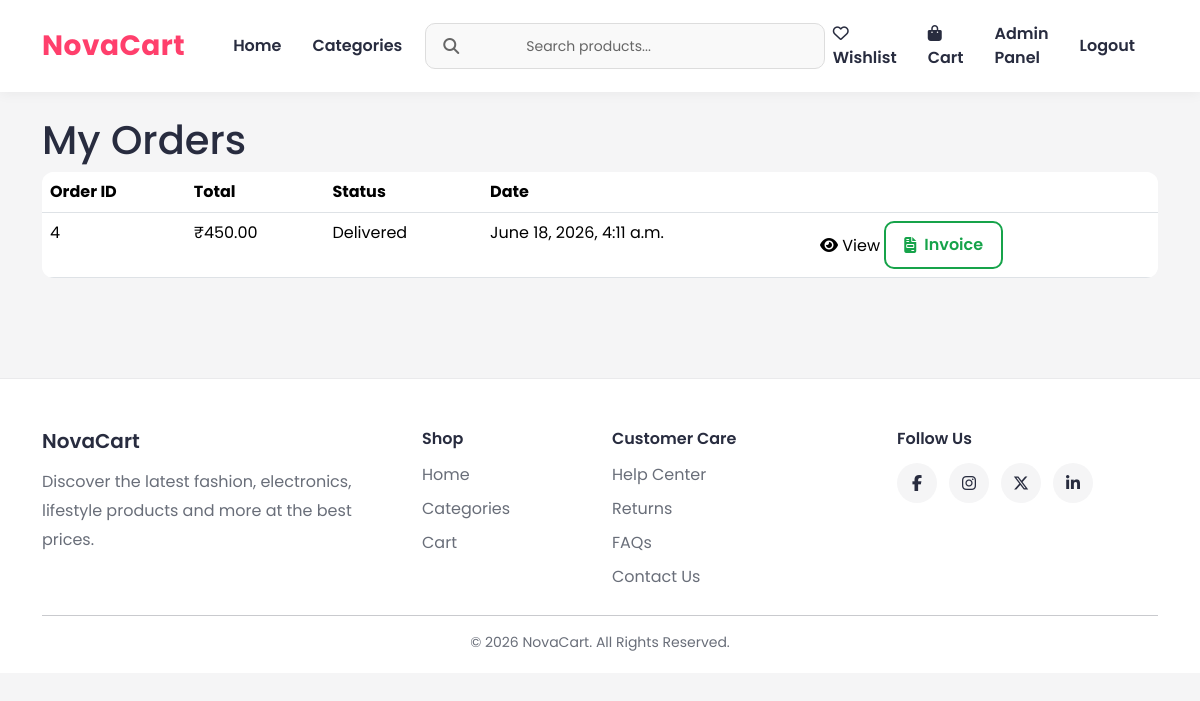
The page /cart/my-orders/ (signed in) on the database its author committed.
### order/models.py (models this page shows, shortened)
class Order(models.Model):
    PAYMENT_CHOICES = (
        ('COD', 'Cash On Delivery'),
    )
    STATUS_CHOICES = (
        ('Pending', 'Pending'),
        ('Packed', 'Packed'),
        ('Shipped', 'Shipped'),
        ('Delivered', 'Delivered'),
    )
    user = models.ForeignKey(
        User,
        on_delete=models.CASCADE
    )
    full_name = models.CharField(
        max_length=100
    )
    phone = models.CharField(
        max_length=15
    )
    address = models.TextField()
    city = models.CharField(
        max_length=100
    )
    state = models.CharField(
        max_length=100
    )
    pincode = models.CharField(
        max_length=10
    )
    payment_method = models.CharField(
        max_length=20,
        choices=PAYMENT_CHOICES,
        default='COD'
    )
    total_price = models.DecimalField(
        max_digits=10,
        decimal_places=2
    )
    is_paid = models.BooleanField(
        default=False
    )
    status = models.CharField(
        max_length=20,
        choices=STATUS_CHOICES,
        default='Pending'
    )
    created_at = models.DateTimeField(
        auto_now_add=True
    )

### order/views.py (the view)
@login_required
def my_orders(request):
    orders = Order.objects.filter(
        user=request.user
    ).order_by('-created_at')
    return render(
        request,
        'my_orders.html',
        {
            'orders': orders
        }
    )

### store/context_processors.py (called while the page is built)
def categories_processor(request):
    return {
        'categories': Categories.objects.all()
    }

### templates/my_orders.html
{% extends 'base.html' %}
{% block content %}
<h1>My Orders</h1>
<table class="table">
    <tr>
        <th>Order ID</th>
        <th>Total</th>
        <th>Status</th>
        <th>Date</th>
        <th></th>
    </tr>
    {% for order in orders %}
    <tr>
        <td>
            {{ order.id }}
        </td>
        <td>
            ₹{{ order.total_price }}
        </td>
        <td>
            {{ order.status }}
        </td>
        <td>
            {{ order.created_at }}
        </td>
        <td>
    <div class="order-actions">
        <a href="{% url 'order_detail_user' order.id %}"
           class="view-btn">
            <i class="fas fa-eye"></i>
            View
        </a>
        <a href="{% url 'download_invoice' order.id %}"
           class="invoice-btn">
            <i class="fas fa-file-invoice"></i>
            Invoice
        </a>
    </div>
</td>
    </tr>
    {% empty %}
    <tr>
        <td colspan="5">
            No Orders Yet
        </td>
    </tr>
    {% endfor %}
</table>
{% endblock %}

### static/css/style.css (style rules this page uses)
* { margin:0; padding:0; box-sizing:border-box; }
body { font-family:'Poppins',sans-serif; background:#f5f5f6; color:#282c3f; min-height:100vh; }
a { text-decoration:none; }
.table { background:white; border-radius:12px; overflow:hidden; }
.view-btn { background:white; color: black; }
.invoice-btn { display:inline-flex; align-items:center; gap:8px; padding:10px 18px; background:#ffffff; color:#16a34a; border:2px solid #16a34a; border-radius:10px; text-decoration:none; font-weight:600; transition:0.3s; }

### rows shown on the page
Order: id "4", total_price "450.00", status "Delivered", created_at "June 18, 2026, 4:11 a.m."
